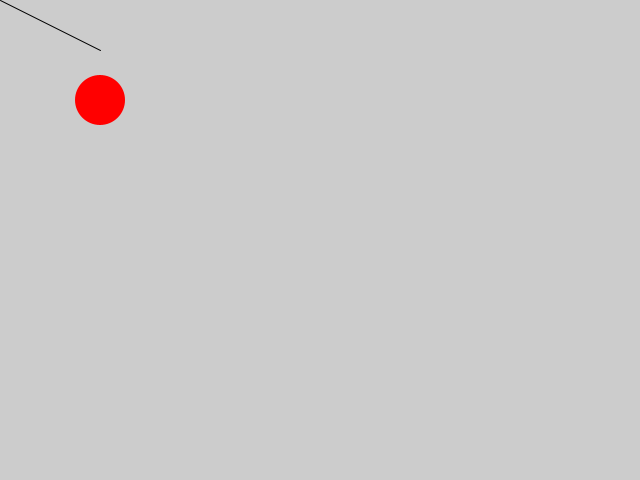
Frame 1 (no input)
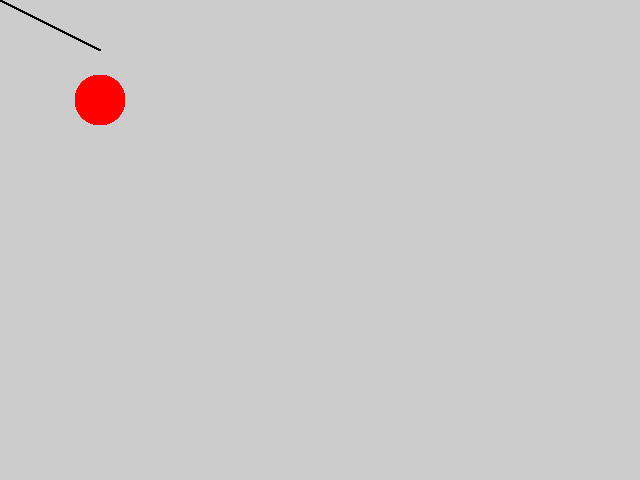
Frame 60 (the mouse pressed at the canvas centre just before this capture)
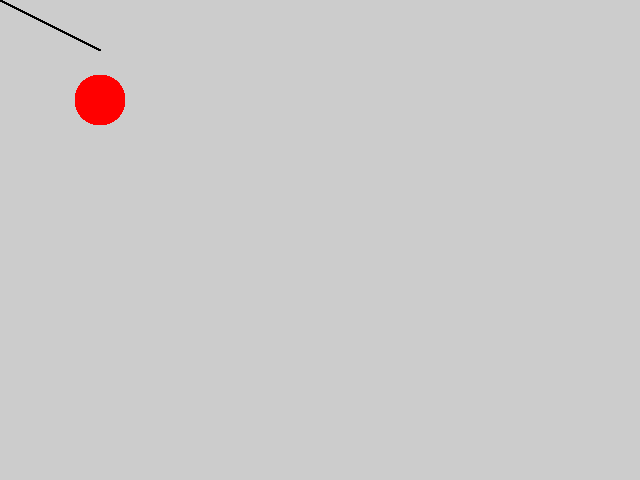
Frame 120 (the mouse held since frame 60 and released just before this capture)

The Processing sketch that drew these frames (run headless with seeded random() and noise(); from frame 60 on, the mouse is pressed at the canvas centre):

// Processing sketch: _01_line_and_circle
// ── _01_line_and_circle.pde
void setup() {
  // set window size
  // size(window_width, window_height);
  size(640, 480);
}

void draw() {
  drawCircle();
  drawLine();
}

/**
 * how to draw circle
 */
void drawCircle() {
  // disable draw circle line
  noStroke();
  // set line color
  // stroke(red, green, blue);
  //stroke(0, 255, 0);
  // set line width
  //strokeWeight(10);
  // set inner circle color
  // fill(red, green, blue);
  fill(255, 0, 0);
  // draw circle
  // ellipse(x, y, width, height)
  ellipse(100, 100, 50, 50);
}

/**
 * how to draw line
 */
void drawLine() {
  stroke(0);
  line(0, 0, 100, 50);
}
